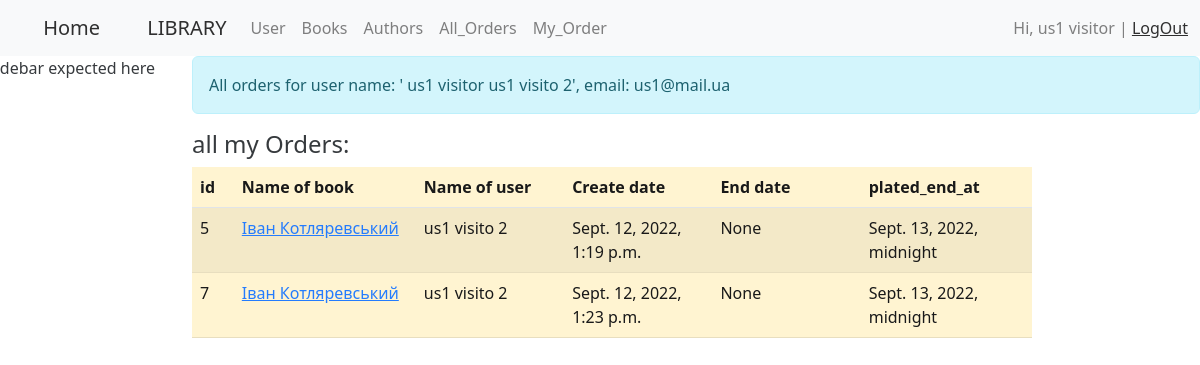
The page /order/my_orders/ (signed in) on the database its author committed.
### authentication/models.py (models this page shows, shortened)
class CustomUser(AbstractBaseUser):
    email = models.EmailField(
        verbose_name='email address',
        max_length=255,
        unique=True,
    )
    first_name = models.CharField(max_length=20, default=None, blank=True)
    last_name = models.CharField(max_length=20, blank=True)
    middle_name = models.CharField(max_length=20, blank=True)
    created_at = models.DateTimeField(editable=False, auto_now=datetime.datetime.now())
    updated_at = models.DateTimeField(auto_now=datetime.datetime.now())
    role = models.IntegerField(choices=ROLE_CHOICES, default=0)
    is_active = models.BooleanField(default=True)
    is_admin = models.BooleanField(default=False)  # STAFF, superuser
    objects = MyUserManager()
    USERNAME_FIELD = 'email'
    REQUIRED_FIELDS = ['first_name']
    class Meta:         # for admin.menu
        verbose_name= 'Користувач'
        verbose_name_plural = 'Користувачі'
    def __str__(self):
        return f' {self.first_name} {self.last_name}'

### order/models.py (models this page shows, shortened)
class Order(models.Model):
    book = models.ForeignKey(Book, on_delete=models.CASCADE, default=None)
    user = models.ForeignKey(CustomUser, on_delete=models.CASCADE, default=None)
    created_at = models.DateTimeField(auto_now_add=True)
    end_at = models.DateTimeField(default=None, null=True, blank=True)
    plated_end_at = models.DateTimeField(default=None)
    class Meta:         # for admin.menu
        verbose_name= 'Замовлення'
        verbose_name_plural = 'Замовлення'
    def __repr__(self):
        return f'{self.__class__.__name__}(id={self.id})'

### book/models.py (models this page shows, shortened)
class Book(models.Model):
    name = models.CharField(blank=True, max_length=128, verbose_name='Книги')
    description = models.CharField(blank=True, max_length=256 , verbose_name='Опис')
    count = models.IntegerField(default=10, verbose_name='Кількість')
    id = models.AutoField(primary_key=True)
    authors = models.ManyToManyField(Author, blank=True, verbose_name='Автор')
    class Meta:         # for admin.menu
        verbose_name= 'Книга'
        verbose_name_plural = 'Книги'

### order/views.py (the view)
# urls.py: path('my_orders/', my_orders, name='my_orders'),
def my_orders(request):
    try:
        current_user  = request.user
        messages.info(request, f"All orders for user name: '{current_user}', email: {current_user.email} ")
        data = Order.objects.filter(user_id = current_user.id)
        print(data)
    except:
        messages.warning(request, f'Something went wrong. Orders for: {current_user}')
        return redirect('home')
    return render(request, 'order/all_my_orders.html', {'orders':data})

### order/templates/order/all_my_orders.html
{% extends 'base.html' %}
{% block sidebar  %}
<p> sidebar expected here</p>
{% endblock %}
{% block content %}
<h4>all my Orders:</h4>
<div class="col-md-10">
    <table class="table table-warning table-striped">
        <thead class="border-bottom font-weight-bold">
        <tr>
            <th scope="col" style="width: 20px">id</th>
            <th scope="col" style="width: 110px">Name of book</th>
            <th scope="col" style="width: 110px">Name of user</th>
            <th scope="col" style="width: 110px">Create date</th>
            <th scope="col" style="width: 110px">End date</th>
            <th scope="col" style="width: 110px">plated_end_at</th>
        </tr>
        </thead>
        {% for order in orders %}
        <tr>
            <td>{{order.id}}</td>
            <td><a href="#"> {{order.book.name}} </a></td>
            <td>{{order.user.last_name}}</td>
            <td>{{order.created_at}}</td>
            <td>{{order.end_at}}</td>
            <td>{{order.plated_end_at}}</td>
        </tr>
        {% endfor %}
    </table>
</div>
{% endblock %}

### library/base.html (shortened to what this page needs)
<!DOCTYPE html>
<html lang="en">
<head>
    <link href="https://cdn.jsdelivr.net/npm/bootstrap@5.2.0/dist/css/bootstrap.min.css" rel="stylesheet"
>
</head>
<body>
<nav class="navbar navbar-expand-lg bg-light">
    <div class="container-fluid">
        <a class="navbar-brand" href="{% url 'home' %}">&#160;&nbsp;&nbsp; &#160; Home</a>
        <a class="navbar-brand" href="{% url 'list_books_main' %}">&#160;&nbsp;&nbsp; &#160; LIBRARY</a>
        <div class="collapse navbar-collapse" id="navbarNavAltMarkup">
            <div class="navbar-nav">
                <a class="nav-link" href="{% url 'list_users' %}">User</a>
                <a class="nav-link" href="{% url 'list_books' %}">Books</a>
                {% if request.user.is_authenticated %}
                <a class="nav-link" href="{% url 'list_author' %}">Authors</a>
                {% else %}
                <a class="nav-link disabled" href="#">Authors</a>
                {% endif %}
                <a class="nav-link" href="{% url 'list_orders' %}">All_Orders</a>
                <a class="nav-link" href="{% url 'my_orders' %}">My_Order</a>
            </div>
        </div>
        <span class="navbar-text" align="right">
            {% if request.user.is_authenticated %}
                Hi, {{ user.username }}  {{ user.first_name }} | <a href="{% url 'logout_url' %}">LogOut</a>
            {% else %}
                <a href="{%url 'register_url'%}">Register</a>|
                <a href="{%url 'login_url'%}">Login</a>
            {% endif %}
        </span>
    </div>
</nav>
<div class="row">
    <div class="list-group col-md-2">
        {% block sidebar %} {% endblock %}
    </div>
    <div class="list-group col-md-10">
        <div>
            {% if messages %}
            {% for message in messages %}
            {% if message.tags == 'error' %}
            <div class="alert alert-danger" role="alert">
                {{ message }}
            </div>
            {% else %}
            <div class="alert alert-{{ message.tags }}" role="alert">
                {{ message }}
            </div>
            {% endif %}
            {% endfor %}
            {% endif %}
        </div>
        {% block content %} {% endblock %}
    </div>
</div>
</body>
</html>

### library/base.html (style rules this page uses)
span { text-align: right; }
body { background-image: url('https://thumbs.dreamstime.com/z/open-book-hardback-books-wooden-table-education-background-back-to-school-copy-space-text-75367702.jpg'); background-repeat: no-repeat; background-attachment: fixed; background-size: 100% 100%; opacity: 0.9; }

### rows shown on the page
CustomUser: first_name "us1 visitor"
Order: id "5", book.name "Іван Котляревський", user.last_name "us1 visito 2", created_at "Sept. 12, 2022, 1:19 p.m.", end_at "None", plated_end_at "Sept. 13, 2022, midnight"
Order: id "7", book.name "Іван Котляревський", user.last_name "us1 visito 2", created_at "Sept. 12, 2022, 1:23 p.m.", end_at "None", plated_end_at "Sept. 13, 2022, midnight"

### other values the page prints
{{ message }} "All orders for user name: ' us1 visitor us1 visito 2', email: us1@mail.ua"
